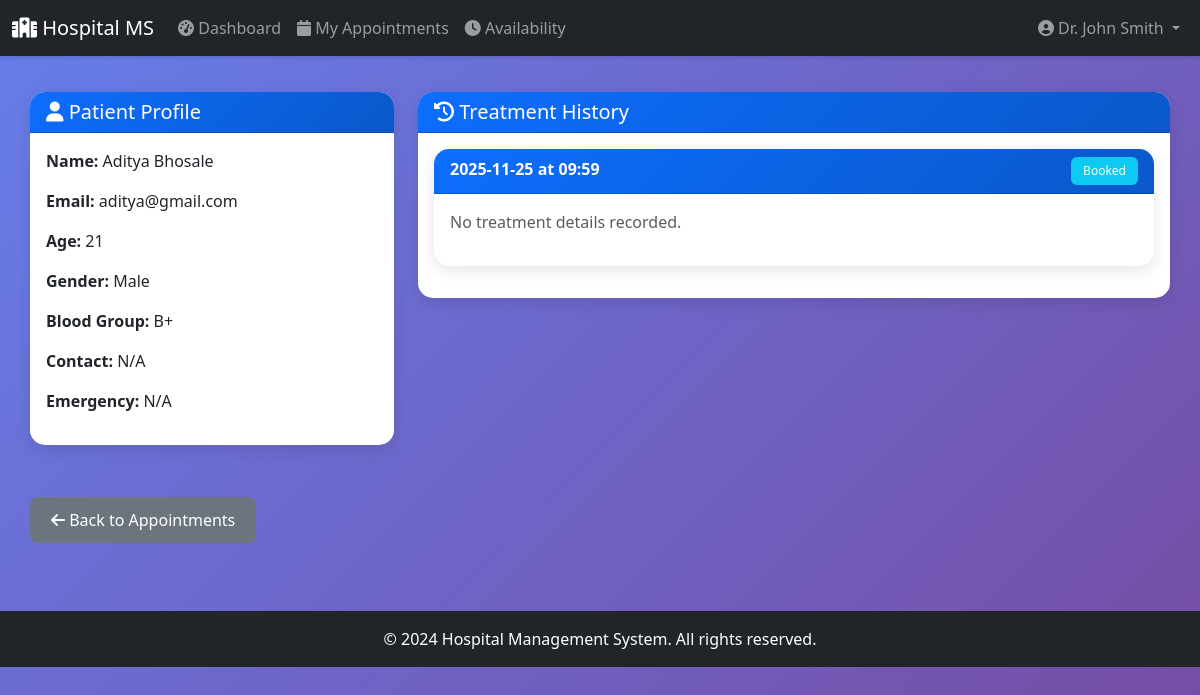
Screenshot of /doctor/patient/2/history (signed in) with the database file from the repository.
### tables this page shows
CREATE TABLE users (
            user_id INTEGER PRIMARY KEY AUTOINCREMENT,
            name TEXT NOT NULL,
            email TEXT UNIQUE NOT NULL,
            password TEXT NOT NULL,
            role TEXT NOT NULL CHECK(role IN ('admin', 'doctor', 'patient')),
            status TEXT DEFAULT 'active' CHECK(status IN ('active', 'blacklisted')),
            created_at TIMESTAMP DEFAULT CURRENT_TIMESTAMP
        );

CREATE TABLE patients (
            patient_id INTEGER PRIMARY KEY AUTOINCREMENT,
            user_id INTEGER UNIQUE NOT NULL,
            age INTEGER,
            gender TEXT CHECK(gender IN ('Male', 'Female', 'Other')),
            contact TEXT,
            address TEXT,
            blood_group TEXT,
            emergency_contact TEXT,
            status TEXT DEFAULT 'active' CHECK(status IN ('active', 'blacklisted')),
            created_at TIMESTAMP DEFAULT CURRENT_TIMESTAMP,
            FOREIGN KEY (user_id) REFERENCES users(user_id) ON DELETE CASCADE
        );

CREATE TABLE appointments (
            appointment_id INTEGER PRIMARY KEY AUTOINCREMENT,
            patient_id INTEGER NOT NULL,
            doctor_id INTEGER NOT NULL,
            appointment_date DATE NOT NULL,
            appointment_time TIME NOT NULL,
            status TEXT DEFAULT 'Booked' CHECK(status IN ('Booked', 'Completed', 'Cancelled', 'Rescheduled')),
            reason TEXT,
            created_at TIMESTAMP DEFAULT CURRENT_TIMESTAMP,
            updated_at TIMESTAMP DEFAULT CURRENT_TIMESTAMP,
            FOREIGN KEY (patient_id) REFERENCES patients(patient_id) ON DELETE CASCADE,
            FOREIGN KEY (doctor_id) REFERENCES doctors(doctor_id) ON DELETE CASCADE
        );

### blueprints/doctor.py (the view)
@doctor_bp.route('/patient/<int:patient_id>/history')
@login_required
@doctor_required
def patient_history(patient_id):
    db = get_db()
    doctor = db.execute('SELECT doctor_id FROM doctors WHERE user_id = ?',
                        (current_user.user_id,)).fetchone()
    doctor_id = doctor['doctor_id']
    patient = db.execute('''
        SELECT p.*, u.name, u.email
        FROM patients p
        JOIN users u ON p.user_id = u.user_id
        WHERE p.patient_id = ?
    ''', (patient_id,)).fetchone()
    history = db.execute('''
        SELECT a.*, t.diagnosis, t.prescription, t.notes, t.follow_up_date
        FROM appointments a
        LEFT JOIN treatments t ON a.appointment_id = t.appointment_id
        WHERE a.patient_id = ? AND a.doctor_id = ?
        ORDER BY a.appointment_date DESC, a.appointment_time DESC
    ''', (patient_id, doctor_id)).fetchall()
    return render_template('doctor/patient_history.html',
                           patient=patient,
                           history=history)

### app.py (called while the page is built)
@login_manager.user_loader
def load_user(user_id):
    db = get_db()
    cursor = db.execute('SELECT * FROM users WHERE user_id = ?', (user_id,))
    user_data = cursor.fetchone()
    if user_data:
        return User(user_data['user_id'], user_data['name'], user_data['email'],
                    user_data['password'], user_data['role'])
    return None

@app.teardown_appcontext
def close_connection(exception):
    db = getattr(g, '_database', None)
    if db is not None:
        db.close()

### blueprints/doctor.py (called while the page is built)
def doctor_required(f):
    @wraps(f)
    def decorated_function(*args, **kwargs):
        if not current_user.is_authenticated or current_user.role != 'doctor':
            flash('Access denied. Doctor privileges required.', 'danger')
            return redirect(url_for('auth.login'))
        return f(*args, **kwargs)
    return decorated_function

### database.py (called while the page is built)
def get_db():
    db = getattr(g, '_database', None)
    if db is None:
        db = g._database = sqlite3.connect(DATABASE)
        db.row_factory = sqlite3.Row
    return db

### templates/doctor/patient_history.html (shortened to what this page needs)
{% extends 'base.html' %}
{% block content %}
<div class="row">
    <div class="col-md-4 mb-3">
        <div class="card">
            <div class="card-header">
                <h5 class="mb-0"><i class="fas fa-user"></i> Patient Profile</h5>
            </div>
            <div class="card-body">
                <p><strong>Name:</strong> {{ patient.name }}</p>
                <p><strong>Email:</strong> {{ patient.email }}</p>
                <p><strong>Age:</strong> {{ patient.age or 'N/A' }}</p>
                <p><strong>Gender:</strong> {{ patient.gender or 'N/A' }}</p>
                <p><strong>Blood Group:</strong> {{ patient.blood_group or 'N/A' }}</p>
                <p><strong>Contact:</strong> {{ patient.contact or 'N/A' }}</p>
                <p><strong>Emergency:</strong> {{ patient.emergency_contact or 'N/A' }}</p>
            </div>
        </div>
    </div>
    <div class="col-md-8">
        <div class="card">
            <div class="card-header">
                <h5 class="mb-0"><i class="fas fa-history"></i> Treatment History</h5>
            </div>
            <div class="card-body">
                {% if history %}
                    {% for record in history %}
                    <div class="card mb-3">
                        <div class="card-header bg-light">
                            <div class="d-flex justify-content-between">
                                <span><strong>{{ record.appointment_date }}</strong> at {{ record.appointment_time }}</span>
                                <span class="badge
                                    {% if record.status == 'Completed' %}bg-success
                                    {% elif record.status == 'Booked' %}bg-info
                                    {% else %}bg-secondary{% endif %}">
                                    {{ record.status }}
                                </span>
                            </div>
                        </div>
                        <div class="card-body">
                            {% if not record.diagnosis and not record.prescription %}
                            <p class="text-muted">No treatment details recorded.</p>
                            {% endif %}
                        </div>
                    </div>
                    {% endfor %}
                {% else %}
                <p class="text-muted">No treatment history found for this patient.</p>
                {% endif %}
            </div>
        </div>
    </div>
</div>
<div class="mt-3">
    <a href="{{ url_for('doctor.appointments') }}" class="btn btn-secondary">
        <i class="fas fa-arrow-left"></i> Back to Appointments
    </a>
</div>
{% endblock %}

### templates/base.html (shortened to what this page needs)
<!DOCTYPE html>
<html lang="en">
<head>
    <link href="https://cdn.jsdelivr.net/npm/bootstrap@5.3.0/dist/css/bootstrap.min.css" rel="stylesheet">
    <link rel="stylesheet" href="https://cdnjs.cloudflare.com/ajax/libs/font-awesome/6.4.0/css/all.min.css">
</head>
<body>
    <nav class="navbar navbar-expand-lg navbar-dark bg-dark">
        <div class="container-fluid">
            <a class="navbar-brand" href="/">
                <i class="fas fa-hospital"></i> Hospital MS
            </a>
            <div class="collapse navbar-collapse" id="navbarNav">
                {% if current_user.is_authenticated %}
                <ul class="navbar-nav me-auto">
                    {% if current_user.role == 'admin' %}
                    <li class="nav-item">
                        <a class="nav-link" href="{{ url_for('admin.dashboard') }}">
                            <i class="fas fa-tachometer-alt"></i> Dashboard
                        </a>
                    </li>
                    <li class="nav-item">
                        <a class="nav-link" href="{{ url_for('admin.doctors') }}">
                            <i class="fas fa-user-md"></i> Doctors
                        </a>
                    </li>
                    <li class="nav-item">
                        <a class="nav-link" href="{{ url_for('admin.patients') }}">
                            <i class="fas fa-users"></i> Patients
                        </a>
                    </li>
                    <li class="nav-item">
                        <a class="nav-link" href="{{ url_for('admin.appointments') }}">
                            <i class="fas fa-calendar-check"></i> Appointments
                        </a>
                    </li>
                    {% elif current_user.role == 'doctor' %}
                    <li class="nav-item">
                        <a class="nav-link" href="{{ url_for('doctor.dashboard') }}">
                            <i class="fas fa-tachometer-alt"></i> Dashboard
                        </a>
                    </li>
                    <li class="nav-item">
                        <a class="nav-link" href="{{ url_for('doctor.appointments') }}">
                            <i class="fas fa-calendar"></i> My Appointments
                        </a>
                    </li>
                    <li class="nav-item">
                        <a class="nav-link" href="{{ url_for('doctor.availability') }}">
                            <i class="fas fa-clock"></i> Availability
                        </a>
                    </li>
                    {% endif %}
                </ul>
                <ul class="navbar-nav ms-auto">
                    <li class="nav-item dropdown">
                        <a class="nav-link dropdown-toggle" href="#" id="userDropdown" role="button" data-bs-toggle="dropdown">
                            <i class="fas fa-user-circle"></i> {{ current_user.name }}
                        </a>
                    </li>
                </ul>
                {% endif %}
            </div>
        </div>
    </nav>
    <div class="container main-content">
        {% block content %}{% endblock %}
    </div>
    <footer class="bg-dark text-white text-center py-3 mt-5">
        <p class="mb-0">&copy; 2024 Hospital Management System. All rights reserved.</p>
    </footer>
</body>
</html>

### templates/base.html (style rules this page uses)
:root { --primary-color: #0d6efd; --secondary-color: #6c757d; --success-color: #198754; --danger-color: #dc3545; --warning-color: #ffc107; --info-color: #0dcaf0; }
body { min-height: 100vh; background: linear-gradient(135deg, #667eea 0%, #764ba2 100%); font-family: 'Segoe UI', Tahoma, Geneva, Verdana, sans-serif; }
.navbar { box-shadow: 0 2px 4px rgba(0,0,0,0.1); }
.main-content { padding: 20px 0; }
.card { border: none; border-radius: 15px; box-shadow: 0 5px 15px rgba(0,0,0,0.1); margin-bottom: 20px; }
.card-header { border-radius: 15px 15px 0 0 !important; background: linear-gradient(135deg, var(--primary-color) 0%, #0a58ca 100%); color: white; font-weight: 600; }
.btn { border-radius: 8px; padding: 10px 20px; font-weight: 500; }
.badge { padding: 8px 12px; border-radius: 6px; font-weight: 500; }

### rows the page displays
users: name "Dr. John Smith"
users: name "Aditya Bhosale", email "aditya@gmail.com"
patients: age "21", gender "Male", blood_group "B+", contact "N/A", emergency_contact "N/A"
appointments: appointment_date "2025-11-25", appointment_time "09:59", status "Booked"
